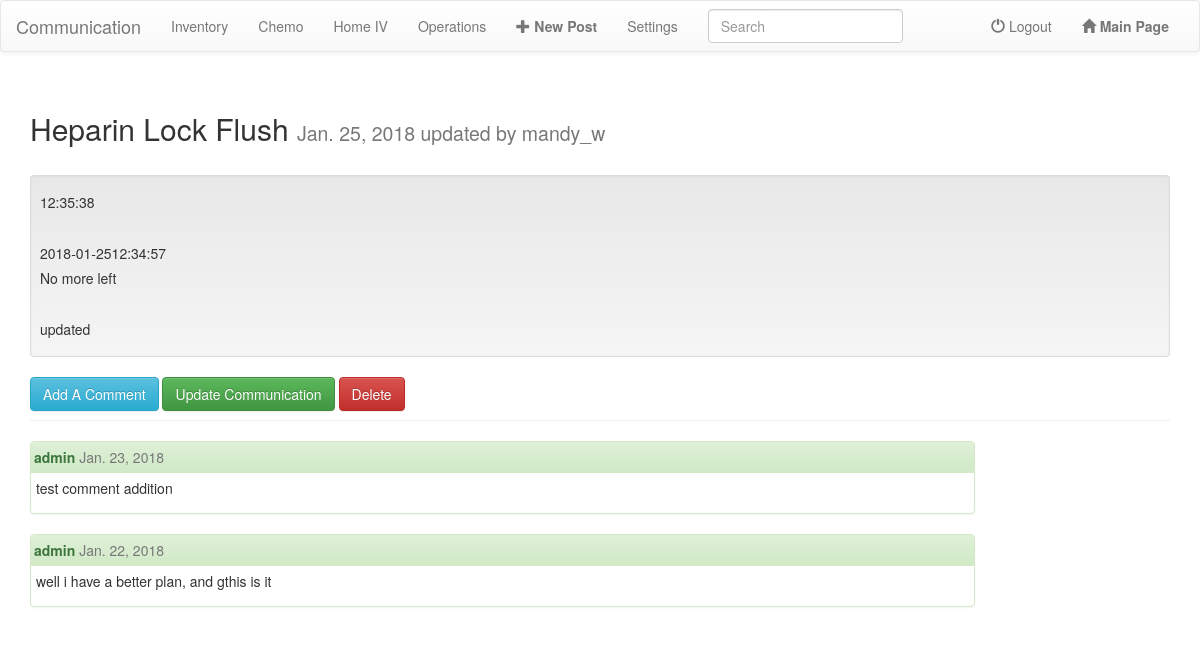
The page /staffcom/detail/23/ (signed in) on the database its author committed.
### staffcom/models.py (models this page shows, shortened)
class Comm_Item(models.Model):
	comm_types = [('Inventory','Inventory'),('Chemo','Chemo'),('Operation', 'Operation'), ('HomeIV','HOMEIV'),]
	title = models.CharField(max_length = 200, unique = True, help_text = "<br/>This could be drug name, or shift name, refer to guidelines of use.")
	comm_type = models.CharField(max_length=10, choices=comm_types, default = 'OPS')
	descr = HTMLField()
	date = models.DateField(auto_now=True)
	visible = models.BooleanField(default=True)
	created_by = models.ForeignKey(User, default = "", null=True, blank=True)

class comment(models.Model):
	content = HTMLField()
	date_time = models.DateField(auto_now=True)
	link_to_comm = models.ForeignKey('staffcom.Comm_Item',
		related_name = "comments" ,on_delete = models.CASCADE)
	username = models.ForeignKey(User, default = "")

### staffcom/views.py (the view)
# urls.py: url(r'^detail/(?P<pk>\d+)/$', staff_view.DetailPostView.as_view(), name = 'details'),
class DetailPostView(DetailView):
	context_object_name = 'post'
	template_name = 'staffcom/detail.html'
	model = Comm_Item
	def get_context_data(self, **kwargs):
		post_pk = self.kwargs['pk']
		context = super(DetailPostView, self).get_context_data(**kwargs)
		context['comments'] = Comm_Item.objects.get(pk = post_pk).comments.all().order_by('-date_time')
		return context

### staffcom/templatetags/app_filters.py (called while the page is built)
@register.filter(name='get_usn')
def get_username(value):
	user = User.objects.get(pk=value)
	return user.username

### staffcom/templates/staffcom/detail.html (shortened to what this page needs)
{% extends 'staffcom/mainpage.html' %}
{% load app_filters %}
{% block content %}
<div class='container'>
	<div class = 'page-header'>
		<h2>{{ post.title }}
		<small>{{post.date}} updated by {{post.created_by}}</small></h2>
		<br>
		<div class ='well well-sm'><h5>{{ post.descr | safe }}</h5></div>
		{% if user.is_authenticated %}
		<a class="btn btn-info" href="{% url 'comment_new' pk=post.pk %}" role='button'>
		Add A Comment</a>
		<a class="btn btn-success" href="{% url 'update_communication' pk=post.pk %}" role='button'>
		Update Communication</a>
			{% if user.is_superuser %}
				<a class="btn btn-danger" href="{% url 'delete_communication' pk=post.pk %}" role='button'>
				Delete
				</a>
			{% endif %}
		{% endif %}
	</div>
	<p>
	{% for comment in comments %}
	<div class = 'row'>
		<div class="col-sm-10">
			<div class="panel panel-success">
			<div class="panel-heading">
			<strong>{{ comment.username_id | get_usn }}</strong>
			<span class="text-muted">{{ comment.date_time }}</span>
			</div>
			<div class="panel-body">
			{{comment.content | safe }}
			</div>
			</div>
		</div>
	</div>
	{% endfor %}
</div>
{% endblock %}

### rows shown on the page
Comm_Item: title "Heparin Lock Flush", date "Jan. 25, 2018", created_by "mandy_w", descr "12:35:38 2018-01-2512:34:57 No more left updated"
comment: username_id|get_usn "admin", date_time "Jan. 23, 2018", content "test comment addition"
comment: username_id|get_usn "admin", date_time "Jan. 22, 2018", content "well i have a better plan, and gthis is it"
